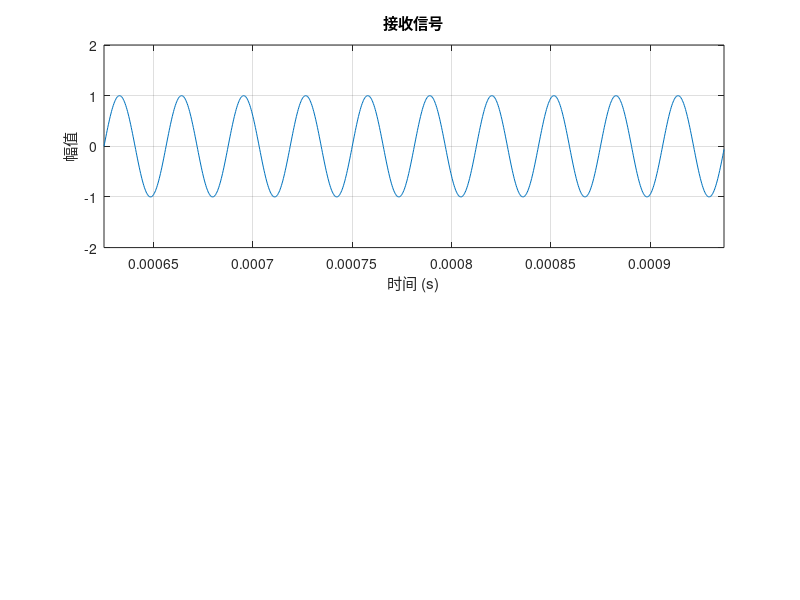

Recreate this plot in MATLAB. (Note: this script raises an error after producing the figure.)
% clc;
clear;
close all;



% ##########################常数定义##########################
% 光速 单位m/s
c = 299792458;
% pi MATLAB中pi为3.141592653589793


% ##########################信号源&接收机参数设计##########################
% 信号源频率 单位Hz
frequency = 3.2e4;

% 接收机信号采样率 单位Hz
samp_rate = 3.2e6;
% 接收机水平移动速度 单位m/s
v_rx = 10e3;

% 接收机比相相干积累序列数
coherent_integration_number = 10;
% 接收机比相相干积累正弦信号序列周期数
coherent_integration_cycles = 10;
% 接收机比相单次采样正弦信号总周期数
single_sampling_cycles = coherent_integration_number * ...
    coherent_integration_cycles;
% 接收机比相单次采样时长 单位s
single_sampling_duration = single_sampling_cycles / frequency;
% 接收机比相单次采样经过的距离 单位s
single_sampling_distance = single_sampling_duration / v_rx;

% 接收机比相间隔距离 单位m
sampling_interval = c / frequency / 2;  % 半波长
% 接收机比相间隔时间 单位s
delta_t = sampling_interval / v_rx;

% 信号采样总时长 单位s
sampling_duration = delta_t + single_sampling_duration;
% 信号采样总时长对应的距离 单位m
sampling_distance = sampling_duration / v_rx;

% 信号源与接收机比相时相对角度alpha 范围[0, 180)
alpha_angle = 66;
alpha_radian = deg2rad(alpha_angle);    % 弧度
alpha_sin = sin(alpha_radian);
alpha_cos = cos(alpha_radian);
% 信号源与接收机比相时相对距离d_r 单位m
d_relative = 20 * c / frequency;    % 20倍正弦信号波长

% 信号源投影在接收机移动方向上的距离d_v  单位m
d_vertical = d_relative * alpha_sin;
% 接收机比相首次采样完成时与信号源的相对距离d'_r 单位m
d_prime_relative = sqrt(d_vertical^2 + ...
    (sampling_interval + d_relative * alpha_cos)^2);

% 接收机比相最终采样开始时与信号源的相对距离d_start 单位m
d_start = sqrt(d_vertical^2 + ...
    (sampling_interval + d_relative * alpha_cos)^2);
% 接收机比相首次采样开始时与信号源的相对距离d'_start 单位m
d_prime_start = sqrt(d_vertical^2 + ...
    (sampling_distance + d_relative * alpha_cos)^2);

% 信号源坐标
[x_s, y_s] = deal(d_relative * alpha_cos + sampling_distance, ...
    d_vertical);


% ##########################仿真时域参数设计##########################
% 仿真时长 单位s
sim_duration = sampling_duration;
% 信号源传播至接收机首次采样开始时间点
t_prime_start = d_prime_start / c;
% 仿真时间间隔 单位s
sim_time_interval = 1 / samp_rate;
% 仿真时间向量 单位s
time_vector = t_prime_start : sim_time_interval : ...
    t_prime_start+sim_duration;



% ##########################空间网格设计##########################
% 最大采样间隔距离 单位m
d_max = v_rx / samp_rate;
% 仿真网格长度 单位m
grid_width = sampling_distance;
% 仿真网格点数
num_points_width = ceil(grid_width / d_max);



% ##########################实时仿真##########################
% 接收机初始空间坐标
[x_rx, y_rx] = deal(0, 0);

% 初始化接收到的信号数组
sig_rx = zeros(1, length(time_vector));

% 模拟接收机在每个时间点接收到的信号
for i = 1 : length(time_vector)
    % 计算接收机当前位置（从t=0开始沿X轴移动）
    x_rx = x_rx + v_rx * sim_time_interval;
    y_rx = 0;
    
    % 计算接收机和信号源的相对距离
    distance = sqrt((x_rx - x_s)^2 + (y_s - y_rx)^2);
    % 计算信号传播时间
    propagation_time = distance / c ;
    
    % 接收信号
    sig_rx(i) = sin(2 * pi * frequency * ...
        (time_vector(i) - propagation_time));
end



% 绘图
figure(1);
subplot(2, 1, 1);
plot(time_vector(1:1000), sig_rx(1:1000));
xlabel('时间 (s)');
ylabel('幅值');
title('接收信号');
xlim([time_vector(1) time_vector(1000)]);
ylim([-2 2]);
grid on;



% ##########################高斯加噪##########################
% 噪声参数定义
snr_value = 10;     % 信噪比SNR(dB)
% 添加噪声到信号
[sig_rx_noisy, ~] = FUNC_AddGaussianNoise(sig_rx, snr_value);



% 绘图
figure(1);
subplot(2, 1, 2);
plot(time_vector(1:1000), sig_rx_noisy(1:1000));
xlabel('时间 (s)');
ylabel('幅值');
title(['高斯加噪信号 (SNR = ' num2str(snr_value) ' dB) ']);
xlim([time_vector(1) time_vector(1000)]);
ylim([-2 2]);
grid on;



% ##########################测向信号截取##########################
% 比相单次采样点数
single_sampling_points = round( ...
    single_sampling_duration / sim_time_interval);
% 比相间隔点数
interval_points =  round(delta_t / sim_time_interval);

% 截取比相信号A和B
sigA = sig_rx_noisy(1 : single_sampling_points);
sigB = sig_rx_noisy((1 + interval_points) : ...
    (interval_points + single_sampling_points));
% 信号A和B分别对应的时间向量
tv_sigA = time_vector(1 : single_sampling_points);
tv_sigB = time_vector((1 + interval_points) : ...
    (interval_points + single_sampling_points));



% 绘图
figure(2);

subplot(2, 1, 1);
plot(tv_sigA, sigA);
xlabel('时间 (s)');
ylabel('幅值');
title('截取接收信号A');
xlim([tv_sigA(1) tv_sigA(end)]);
ylim([-2 2]);
grid on;

subplot(2, 1, 2);
plot(tv_sigB, sigB);
xlabel('时间 (s)');
ylabel('幅值');
title('截取接收信号B');
xlim([tv_sigB(1) tv_sigB(end)]);
ylim([-2 2]);
grid on;



% ##########################带通滤波##########################
% 滤波
[sigA_filtered, filter_b] = FUNC_BandpassFilter(sigA, frequency, samp_rate);
[sigB_filtered, ~] = FUNC_BandpassFilter(sigB, frequency, samp_rate);



% 绘图

% 滤波器频率响应
figure(3);
freqz(filter_b, 1, 1024, samp_rate);

% 滤波后的信号
figure(4);

subplot(2, 1, 1);
plot(tv_sigA, sigA_filtered);
xlabel('时间 (s)');
ylabel('幅值');
title('带通滤波信号A');
xlim([tv_sigA(1) tv_sigA(end)]);
ylim([-2 2]);
grid on;

subplot(2, 1, 2);
plot(tv_sigB, sigB_filtered);
xlabel('时间 (s)');
ylabel('幅值');
title('带通滤波信号B');
xlim([tv_sigB(1) tv_sigB(end)]);
ylim([-2 2]);
grid on;



% ##########################相干积累##########################
% 相干积累信号采样点数
coherent_integration_points = single_sampling_points / ...
    coherent_integration_cycles;
% 初始化相干积累信号数组
sigA_integration = zeros(1, coherent_integration_points);
sigB_integration = zeros(1, coherent_integration_points);
% 相干积累信号对应的时间向量
tv_sigA_integration = tv_sigA(end-coherent_integration_points+1 : end);
tv_sigB_integration = tv_sigB(end-coherent_integration_points+1 : end);

% 相干积累
for i = 1 : coherent_integration_points
    for j = 1 : coherent_integration_cycles
        point = coherent_integration_points * (j-1) + i;
        sigA_integration(i) = sigA_integration(i) + sigA_filtered(point);
        sigB_integration(i) = sigB_integration(i) + sigB_filtered(point);
    end
    sigA_integration(i) = sigA_integration(i) / ...
        coherent_integration_cycles;
    sigB_integration(i) = sigB_integration(i) / ...
        coherent_integration_cycles;
end


% 绘图
figure(5);

subplot(2, 1, 1);
plot(tv_sigA_integration, sigA_integration);
xlabel('时间 (s)');
ylabel('幅值');
title('相干积累滤波信号A');
xlim([tv_sigA_integration(1) tv_sigA_integration(end)]);
ylim([-2 2]);
grid on;

subplot(2, 1, 2);
plot(tv_sigB_integration, sigB_integration);
xlabel('时间 (s)');
ylabel('幅值');
title('相干积累滤波信号B');
xlim([tv_sigB_integration(1) tv_sigB_integration(end)]);
ylim([-2 2]);
grid on;



% ##########################时延比相测向##########################
[~, doa_phase_angle] = FUNC_DF2D_SignalDelayPhaseComparing( ...
    sigB_integration, sigA_integration, frequency, ...
    delta_t, sampling_interval, c);

fprintf('实际角度 = %.2f°\n', alpha_angle);
fprintf('比相算法角度 = %.2f°\n', doa_phase_angle);
